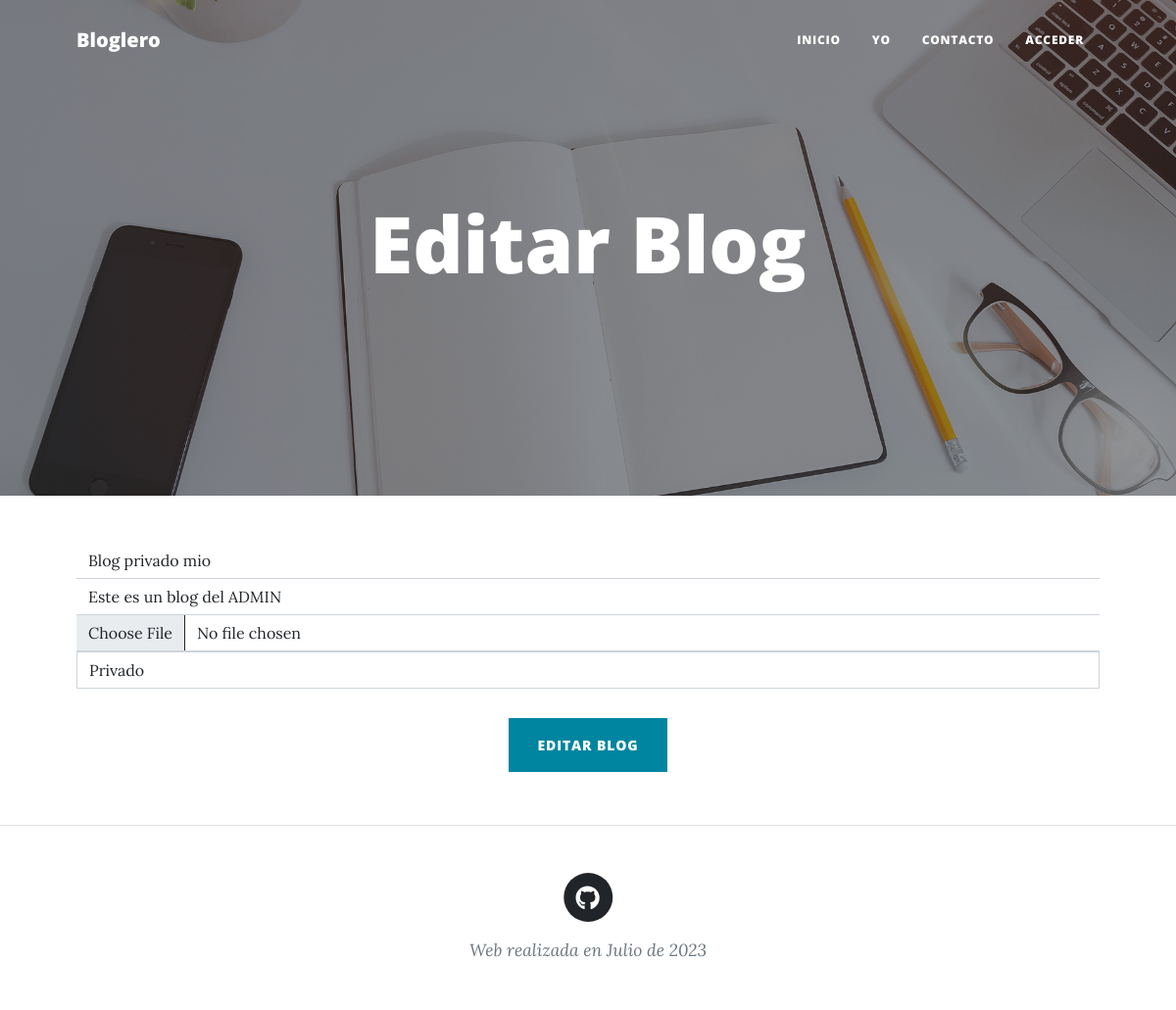
The app's page /EditarBlogFormulario/2/ with its own data.
### AppBlog/models.py (models this page shows)
class Blog(models.Model):
    user = models.ForeignKey(User, on_delete=models.CASCADE, null=False)
    nombre = models.CharField(max_length=250)
    descripcion = models.CharField(max_length=500)
    portada = models.ImageField(upload_to='uploads/')
    fecha = models.DateTimeField(default=datetime.now())
    visibilidad = models.IntegerField(default=0)  # 0 - publico (usuarios no autenticados acceden)

### AppBlog/views.py (the view)
# urls.py: path('EditarBlogFormulario/<blog_id>/', editarBlogFormulario, name="editBlog"), # fomulario para editar un blog
def editarBlogFormulario(request, blog_id):
    if request.method == 'POST':
        miFormulario = EditarBlogFormulario(request.POST, request.FILES)
        if miFormulario.is_valid():
            nombre = miFormulario.cleaned_data.get('nombre')
            descripcion = miFormulario.cleaned_data.get('descripcion')
            portada = miFormulario.cleaned_data.get('portada')
            visibilidad = miFormulario.cleaned_data.get('visibilidad')
            blog = Blog.objects.get(id=blog_id)
            blog.user_id=request.user.id
            blog.nombre=nombre
            blog.descripcion=descripcion
            blog.portada=portada
            blog.visibilidad=visibilidad
            blog.save()
            return redirect("blog", blog.id)
    else:
        blog = Blog.objects.get(id=blog_id)
        miFormulario = EditarBlogFormulario(instance=blog)
        if request.user.is_authenticated:
            if blog.user.id == request.user.id: # Si es mio
                pass
            else:
                login_request(request)
        else:
            login_request(request)
    return render(request, "appblog/editBlog.html", {'miFormulario' : miFormulario})

### AppBlog/forms.py
class LoginUsuariosForm(AuthenticationForm):
    username = forms.CharField(widget=forms.TextInput(attrs={"class": "form-control", "placeholder": "Nombre de Usuario"}))
    password= forms.CharField(widget=forms.PasswordInput(attrs={"class": "form-control", "placeholder": "Contraseña"}))
    def __init__(self, *args, **kwargs):
        super().__init__(*args, **kwargs)
        for key, field in self.fields.items():
            field.label = ""

class EditarBlogFormulario (forms.ModelForm):
    nombre = forms.CharField(max_length=250,
        widget=forms.TextInput(attrs={"class": "form-control", "placeholder" : "Nombre del Blog"}))
    descripcion = forms.CharField(max_length=500,
        widget=forms.TextInput(attrs={"class": "form-control", "placeholder" : "Descripcion del Blog"}))
    portada = forms.ImageField(
        widget=forms.FileInput(attrs={"class": "form-control", "placeholder" : "Portada"}))
    visibilidad = forms.ChoiceField(
        choices=[(0, 'Público'), (1, 'Restringido'), (2, 'Privado')],
        widget=forms.Select(attrs={"class": "form-control", "placeholder": "Seleccione la Visibilidad del Blog"}))
    class Meta:
        model = Blog
        fields = ['nombre', 'descripcion', 'portada', 'visibilidad']
    def __init__(self, *args, **kwargs):
        super().__init__(*args, **kwargs)
        for key, field in self.fields.items():
            field.label = ""

### AppBlog/views.py (called while the page is built, shortened)
def login_request(request):
    miForm = LoginUsuariosForm()
    return render(request, "appblog/login.html", {"form":miForm})

### AppBlog/templates/appblog/login.html (shortened to what this page needs)
{% extends 'appblog/base.html' %}
{% load static %}

### AppBlog/templates/appblog/editBlog.html (shortened to what this page needs)
{% extends 'appblog/base.html' %}
{% load static %}
        {% block header %}
        <header class="masthead" style="background-image: url('{% static 'appblog/assets/img/home-bg.jpg' %}')">
            <div class="container position-relative px-4 px-lg-5">
                <div class="row gx-4 gx-lg-5 justify-content-center">
                    <div class="col-md-10 col-lg-8 col-xl-7">
                        <div class="page-heading">
                            <h1>Editar Blog</h1>
                        </div>
                    </div>
                </div>
            </div>
        </header>
        {% endblock header %}
        {% block content %}
        <main class="mb-4">
            <div class="container px-4 px-lg-5">
                <div class="row gx-4 gx-lg-5 justify-content-center">
                    <div class="col-md-12 text-center">
                        <form method="POST" action="" enctype="multipart/form-data">
                            <div class="form-floating">
                                {{ miFormulario.as_div }}
                            </div>
                            <br>
                            <input class="btn btn-primary text-uppercase" id="submitButton" type="submit" value="Editar Blog" />
                        </form>
                    </div>
                </div>
            </div>
        </main>
        {% endblock content %}

### records on screen
Blog: nombre "Blog privado mio", descripcion "Este es un blog del ADMIN", visibilidad "Privado"
